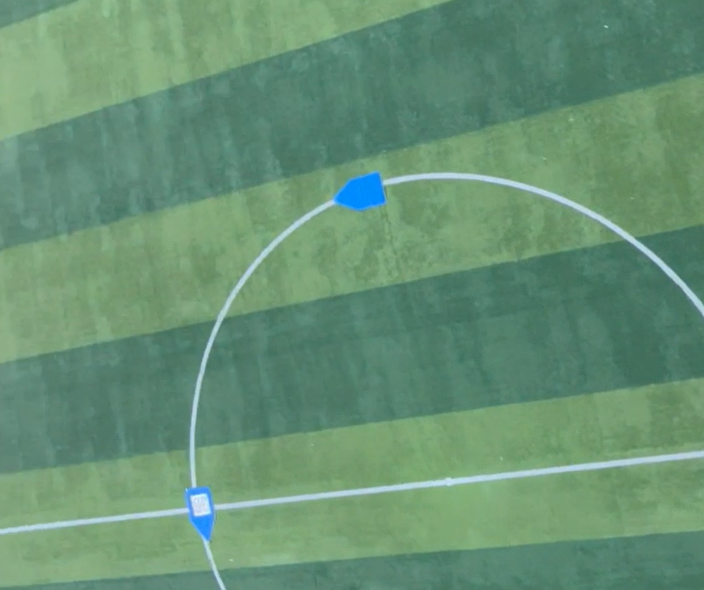
#> input picture pic4.png, 704 x 590 px
$ python task3.py
#> lines starting #> are read from the running program, lines starting #| are printed output that depends on the picture; after the words box and inside, x2 and y2 are one past the last pixel; in counts of white or black regions, pixels touching at a corner belong together
# 只检测面积最大的标靶，面积大代表距离近，能更好地实现任务
import numpy as np
import cv2
import math
def distance(a,b):
    return ((a[0] - b[0])**2 + (a[1] - b[1])**2)**0.5

frame = cv2.imread('pic4.png')
#> frame is the input picture: shape (590, 704, 3); mean B, G, R 116.3, 145.6, 103.2
(h, w) = frame.shape[:2]
#> h = 590; w = 704

frame = cv2.resize(frame, (w//4, h//4))
#> frame: shape (147, 176, 3)

hsv = cv2.cvtColor(frame, cv2.COLOR_BGR2HSV)
#> hsv: shape (147, 176, 3); mean H, S, V 68.5, 79.4, 146.1
lower_blue = np.array([100,40,40])
upper_blue = np.array([130,255,255])
mask = cv2.inRange(hsv, lower_blue, upper_blue)
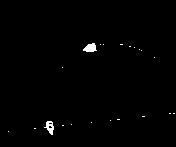
#> mask: shape (147, 176); 0.74% white; 21 white regions (19 under 20 px)

gray = cv2.cvtColor(frame, cv2.COLOR_BGR2GRAY)
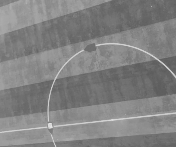
#> gray: shape (147, 176); min 92, max 228, mean 129.5
gray = cv2.bitwise_and(gray, gray, mask=mask)
gray = cv2.morphologyEx(gray, cv2.MORPH_CLOSE, np.ones((5,5),np.uint8))

contours,hierarchy = cv2.findContours(gray, cv2.RETR_EXTERNAL, cv2.CHAIN_APPROX_SIMPLE)
#> contours = 19 contours, 17 with area under 20; largest, box (x1, y1, x2, y2) and area: (83, 43, 97, 52) 70, (44, 121, 54, 135) 65
s = [cv2.contourArea(x) for x in contours]
#> s = [0, 0, 0, 0, 0, 65, 0, 0, 0, 0, 0, 0, 0, 0, 0, 0, 0, 0, 70]
contour = contours[s.index(max(s))]
#> contour = contour of 14 points, box (x1, y1, x2, y2) (83, 43, 97, 52), area 70

approx = cv2.approxPolyDP(contour,0.01*cv2.arcLength(contour,True),closed=True)
#> approx has the same summary as contour

center,(Ma,ma),e_angle = cv2.fitEllipse(approx)
#> center = (90.01, 47.47); Ma = 8.18; ma = 14.25; e_angle = 81.91
center = tuple(map(int,center))
#> center = (90, 47)

app_tuple = [tuple(x[0]) for x in approx]
#> app_tuple = [(94, 43), (92, 43), (91, 44), (88, 44), (83, 49), (83, 50), (85, 50), (86, 51), (93, 51), (94, 50), (96, 50), (95, 49), (95, 45), (94, 44)]
dis_list = [distance(x,center) for x in app_tuple]
#> dis_list = [5.66, 4.47, 3.16, 3.61, 7.28, 7.62, 5.83, 5.66, 5, 5, 6.71, 5.39, 5.39, 5]

dis_max = max(dis_list)
#> dis_max = 7.62
top = app_tuple[dis_list.index(dis_max)]
#> top = (83, 50)

cv2.circle(frame, center, 5, (255, 255, 255), -1)
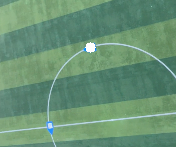
#> frame: shape (147, 176, 3); mean B, G, R 116.2, 145.9, 103.8
cv2.circle(frame, top, 5, (255, 255, 255), -1)
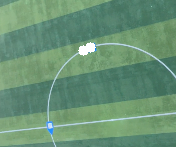
#> frame: shape (147, 176, 3); 0.27% of pixels changed, all inside (x1, y1, x2, y2) = (78, 45, 88, 56)
cv2.line(frame, center, top, (255, 255, 255), 3)
basic_vertix = (center[0] - top[0], center[1] - top[1])
#> basic_vertix = (7, -3)
# nomal basic_vertix should be (0,x)
angle = basic_vertix[1] / ((basic_vertix[0]**2 + basic_vertix[1]**2)**0.5)
#> angle = -0.394
rotated_vertix = (basic_vertix[0]*math.cos(angle) - basic_vertix[1]*math.sin(angle), basic_vertix[0]*math.sin(angle) + basic_vertix[1]*math.cos(angle))
#> rotated_vertix = (5.31, -5.46)
angle = math.acos(angle)
#> angle = 1.98
if basic_vertix[0] > 0:
    angle = 2 * math.pi - angle
#> angle = 4.31
    angle = angle*180/math.pi
#> angle = 246.8

else:
    angle = angle*180/math.pi


(h, w) = frame.shape[:2]
#> h = 147; w = 176
m = cv2.getRotationMatrix2D((w//2,h//2), angle, 1)
#> m = [[-0.394, -0.919, 189.8], [0.919, -0.394, 20.87]]
result = cv2.warpAffine(frame, m, (w, h))
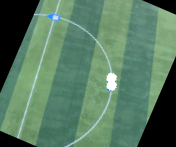
#> result: shape (147, 176, 3); mean B, G, R 97.8, 122.6, 87.3

cv2.imshow('frame',frame)
cv2.imshow('result',result)

if cv2.waitKey(0) & 0xFF == ord('q'):
#> (key q is pressed here)
    cv2.destroyAllWindows()

$ run again, with pic5.png copied over pic4.png
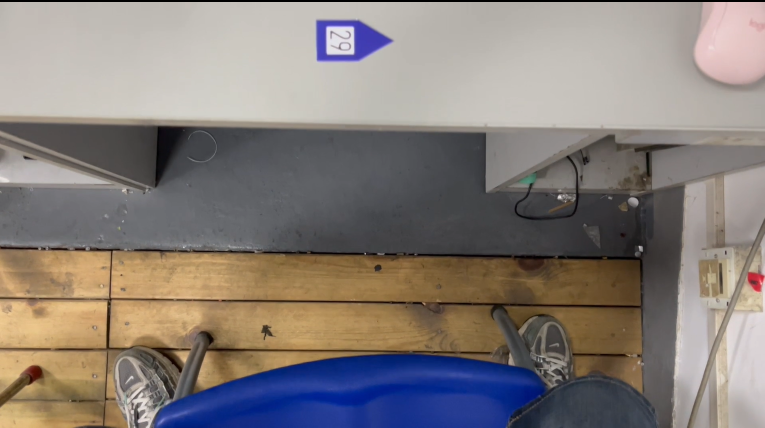
#> input picture pic5.png, 1529 x 855 px (shown at 1/2 size)
#> frame is the input picture: shape (855, 1529, 3); mean B, G, R 121.6, 126.2, 134.2
#> hsv: shape (213, 382, 3); mean H, S, V 46.9, 57.7, 143.6
#> `mask = cv2.inRange(hsv, lower_blue, upper_blue)`:
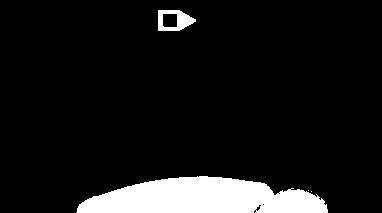
#> mask: shape (213, 382); 8.9% white; 4 white regions (2 under 20 px)
#> contours = 2 contours; box (x1, y1, x2, y2) and area: (76, 176, 328, 213) 6600, (158, 10, 196, 31) 588
#> s = [6600.5, 588]
#> contour = contour of 109 points, box (x1, y1, x2, y2) (76, 176, 328, 213), area 6600
#> approx = [[76, 212], [327, 209], [308, 190], [273, 193], [260, 182], [197, 176], [93, 196]]
#> `center,(Ma,ma),e_angle = cv2.fitEllipse(approx)`: center = (202.8, 217.4); Ma = 81.05; ma = 256.1; e_angle = 90.77
#> `center = tuple(map(int,center))`: center = (202, 217)
#> app_tuple = [(76, 212), (327, 209), (308, 190), (273, 193), (260, 182), (197, 176), (93, 196)]
#> dis_list = [126.1, 125.3, 109.4, 74.95, 67.74, 41.3, 111]
#> dis_max = 126.1
#> top = (76, 212)
#> basic_vertix = (126, 5)
#> `angle = basic_vertix[1] / ((basic_vertix[0]**2 + basic_vertix[1]**2)**..`: angle = 0.0397
#> rotated_vertix = (125.7, 9.99)
#> `angle = math.acos(angle)`: angle = 1.53
#> `angle = 2 * math.pi - angle`: angle = 4.75
#> `angle = angle*180/math.pi`: angle = 272.3
#> m = [[0.0397, -0.999, 289.3], [0.999, 0.0397, -89.05]]
#> `result = cv2.warpAffine(frame, m, (w, h))`:
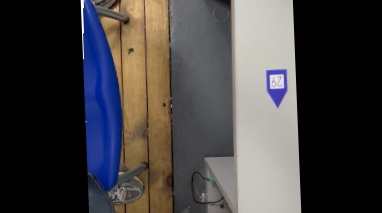
#> result: shape (213, 382, 3); mean B, G, R 65.1, 64.5, 67.2

$ run again, with pic1.jpg saved as pic4.png
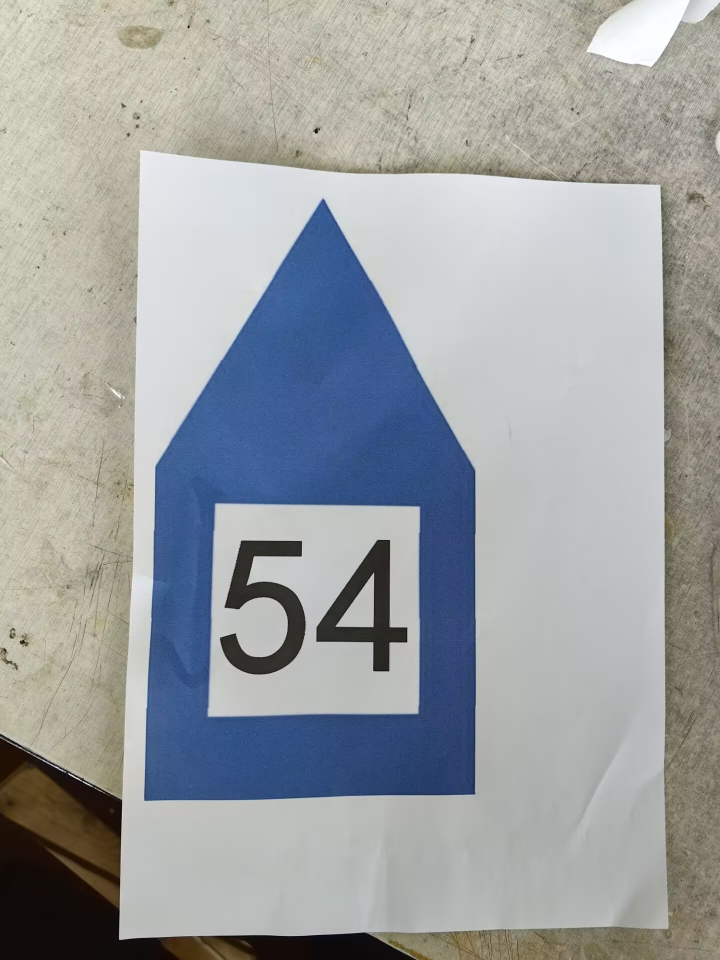
#> input picture pic1.jpg, 1440 x 1920 px (shown at 1/2 size)
#> frame is the input picture: shape (1920, 1440, 3); mean B, G, R 162.1, 160.4, 156.8
#> hsv: shape (480, 360, 3); mean H, S, V 61.5, 44.2, 171.1
#> `mask = cv2.inRange(hsv, lower_blue, upper_blue)`:
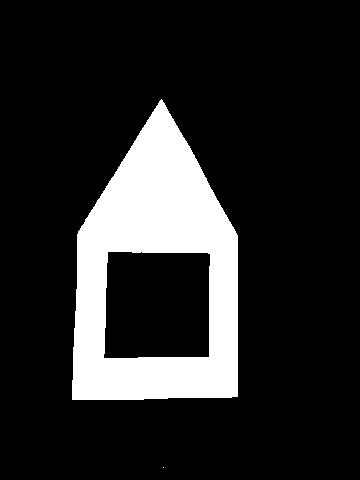
#> mask: shape (480, 360); 15.7% white; 2 white regions (1 under 20 px)
#> contours = 2 contours, 1 with area under 20; largest, box (x1, y1, x2, y2) and area: (72, 99, 238, 400) 37438
#> s = [0, 37438]
#> contour = contour of 235 points, box (x1, y1, x2, y2) (72, 99, 238, 400), area 37438
#> approx = [[161, 99], [77, 234], [72, 399], [237, 396], [237, 235]]
#> `center,(Ma,ma),e_angle = cv2.fitEllipse(approx)`: center = (155.5, 324.2); Ma = 174.4; ma = 450.6; e_angle = 1.08
#> `center = tuple(map(int,center))`: center = (155, 324)
#> app_tuple = [(161, 99), (77, 234), (72, 399), (237, 396), (237, 235)]
#> dis_list = [225.1, 119.1, 111.9, 109.1, 121]
#> dis_max = 225.1
#> top = (161, 99)
#> basic_vertix = (-6, 225)
#> `angle = basic_vertix[1] / ((basic_vertix[0]**2 + basic_vertix[1]**2)**..`: angle = 1
#> rotated_vertix = (-192.5, 116.6)
#> `angle = math.acos(angle)`: angle = 0.0267
#> `angle = angle*180/math.pi`: angle = 1.53
#> m = [[1, 0.0267, -6.33], [-0.0267, 1, 4.88]]
#> `result = cv2.warpAffine(frame, m, (w, h))`:
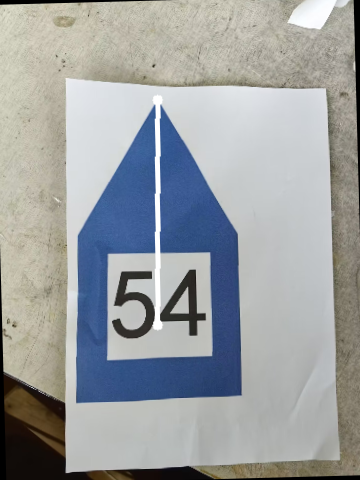
#> result: shape (480, 360, 3); mean B, G, R 161, 159.4, 155.9
